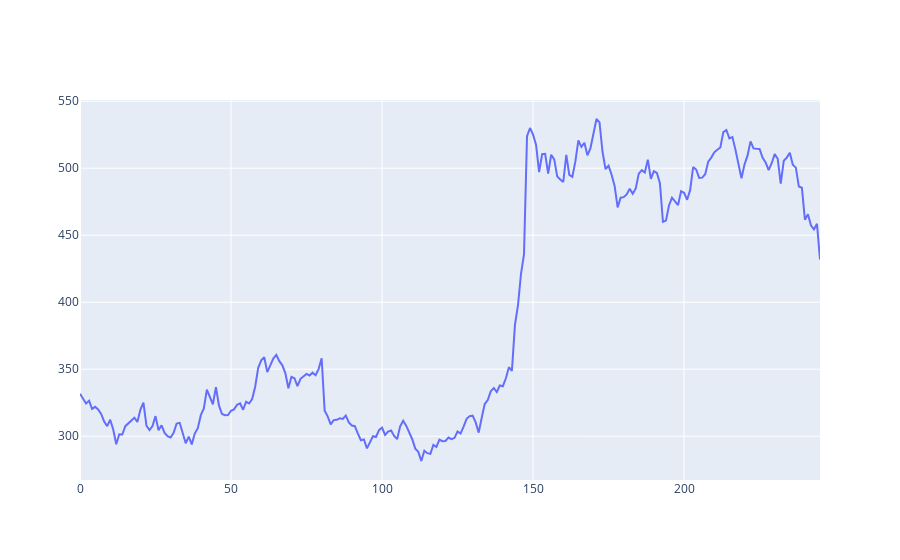

Write notebook code for a chart like this one.
### Markdown cell above
### <span style = 'color:blue'> Line and Candle plots </span>

### Code cell
fig = go.Figure([go.Scatter(x= tatamotors_1year.index, y = tatamotors_1year['High'])])
fig.update_layout(hovermode = 'x unified')
fig.update_xaxes(rangebreaks = [dict(values = dt_breaks)])
fig.show()

### Figure 1 — Plotly figure (JSON) as saved in the notebook; plotly's stock layout.template omitted (floating-point values rounded to 4 significant figures; data arrays with more than 128 entries replaced by an {"elided": "..."} marker saying what was removed)
{"data": [{"type": "scatter", "x": {"elided": "246 int values"}, "y": {"elided": "246 float values"}}], "layout": {"hovermode": "x unified", "xaxis": {"rangebreaks": [{"values": []}]}}}
